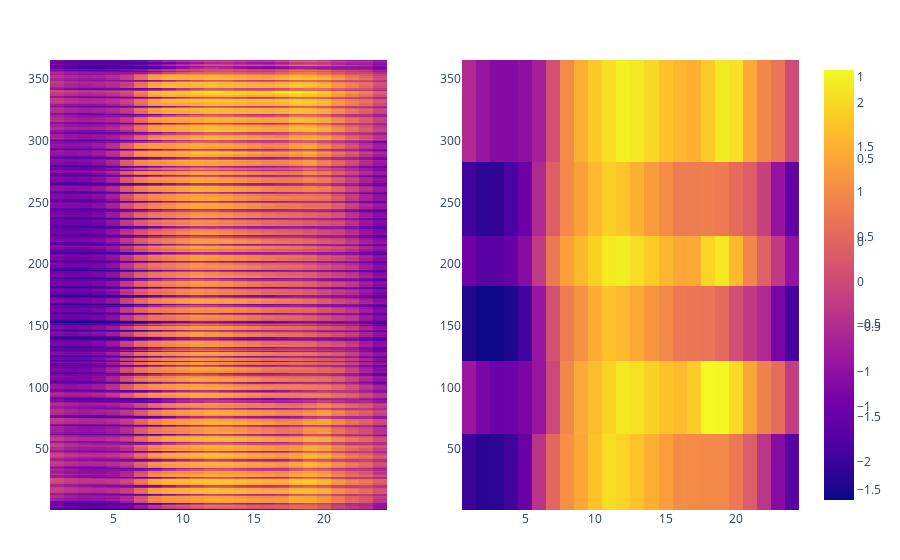

Here is the notebook cell this chart was saved with:
### Code cell
country = "DE"
technology = "TS_LOAD"
clustered_data = TSClustering.upsample_time_series(weight=weights, cluster_dict=cluster_dict, region=country, technology=technology);
TSClustering.plot_heatmaps(full_data=data_org[technology][:,country], clustered_data=clustered_data[country, technology,:])

### Figure 1 — Plotly figure (JSON) as saved in the notebook; plotly's stock layout.template omitted (floating-point values rounded to 4 significant figures; data arrays with more than 128 entries replaced by an {"elided": "..."} marker saying what was removed)
{"data": [{"transpose": true, "type": "heatmap", "x": [1, 2, 3, 4, 5, 6, 7, 8, 9, 10, 11, 12, 13, 14, 15, 16, 17, 18, 19, 20, 21, 22, 23, 24], "xaxis": "x", "y": {"elided": "365 int values"}, "yaxis": "y", "z": {"elided": "24x365 float values"}}, {"transpose": true, "type": "heatmap", "x": [1, 2, 3, 4, 5, 6, 7, 8, 9, 10, 11, 12, 13, 14, 15, 16, 17, 18, 19, 20, 21, 22, 23, 24], "xaxis": "x2", "y": {"elided": "365 int values"}, "yaxis": "y2", "z": {"elided": "24x365 float values"}}], "layout": {"annotations": [], "margin": {"b": 50, "l": 50, "r": 50, "t": 60}, "xaxis": {"anchor": "y", "domain": [0, 0.45]}, "xaxis2": {"anchor": "y2", "domain": [0.55, 1]}, "yaxis": {"anchor": "x", "domain": [0, 1]}, "yaxis2": {"anchor": "x2", "domain": [0, 1]}}}
